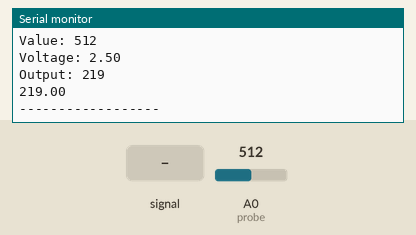
A sketch run on a simulated Arduino Uno, built with avr-gcc and run on an emulated ATmega328P. On the bench: the last lines printed to the serial monitor. Inputs (shaded band) come from the test bench; at power-on: A0 (probe) = 512.

Above: at 2.8 s.
2.9 s: A0 (probe) fed a 200 Hz sine of ±81 counts around its level
5.6 s: A0 (probe) set to 716
At 7.3 s:
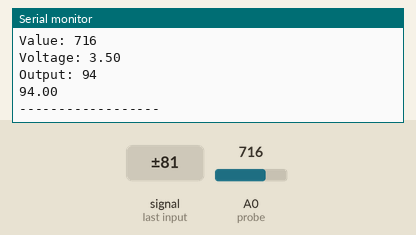
8.3 s: A0 (probe) fed a 1000 Hz sine of ±255 counts around its level
11.0 s: A0 (probe) set to 900
At 13.3 s:
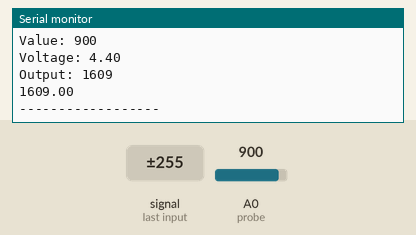
Timing chart, 0 to 14.7 s (numbered marks = the images above; inputs shaded):
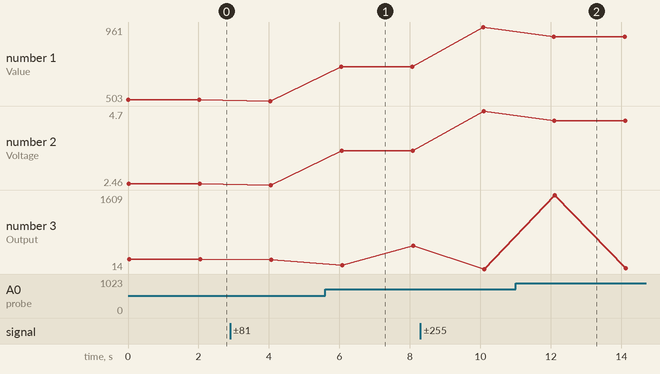

The sketch:

jigglypad_water_resistance.ino
```cpp
const int power1 = 2;
const int power2 = 3;
const int probe = A0;
const int resistorValue = 220;
int state = true;

void setup () {
  Serial.begin(9600);
  initPower();
}

void loop () {
  float waterResistance = getWaterResistance();
  Serial.println(waterResistance);
  Serial.println("------------------");
  delay(1000);
  switchPolarity();
  delay(1000);
}

void switchPolarity () {
  if (state) {
    digitalWrite(power1, HIGH);
    digitalWrite(power2, LOW);
  } else {
    digitalWrite(power1, LOW);
    digitalWrite(power2, HIGH);
  }
  state = !state;
}

float getWaterResistance () {
  Serial.print("State: ");
  Serial.println(state);
  int value = analogRead(probe);
  float voltage = value * (5.0 / 1023.0);
  Serial.print("Value: ");
  Serial.println(value);
  Serial.print("Voltage: ");
  Serial.println(voltage);
  int output = 0;
  if (state) {
//    output = (40*voltage)/(1 - (voltage/5));
    output = (voltage * resistorValue)/(5 - voltage);
  } else {
    output = (5 * resistorValue)/voltage - resistorValue;
//    output = (1000/voltage) - 200;
  }
  Serial.print("Output: ");
  Serial.println(output);
  return output;
}

void initPower () {
   pinMode(power1, OUTPUT);
   pinMode(power2, OUTPUT);
  digitalWrite(power1, HIGH);
  digitalWrite(power2, LOW);
}
```

Measured:
- after the input at 5.6 s, the serial monitor: prints a new line after 0.45 s (image 1)
- after the input at 11.0 s, the serial monitor: prints a new line after 1.1 s (image 2)
- plotted number 1: 512 → 503 after the input at 2.9 s, 503 → 716 after the input at 5.6 s, 716 → 961 after the input at 8.3 s, 961 → 900 after the input at 11.0 s
- plotted number 2: 2.5 → 2.46 after the input at 2.9 s, 2.46 → 3.5 after the input at 5.6 s, 3.5 → 4.7 after the input at 8.3 s, 4.7 → 4.4 after the input at 11.0 s
- plotted number 3: 219 → 212 after the input at 2.9 s, 212 → 513 after the input at 5.6 s, 513 → 14 after the input at 8.3 s, 14 → 30 after the input at 11.0 s
